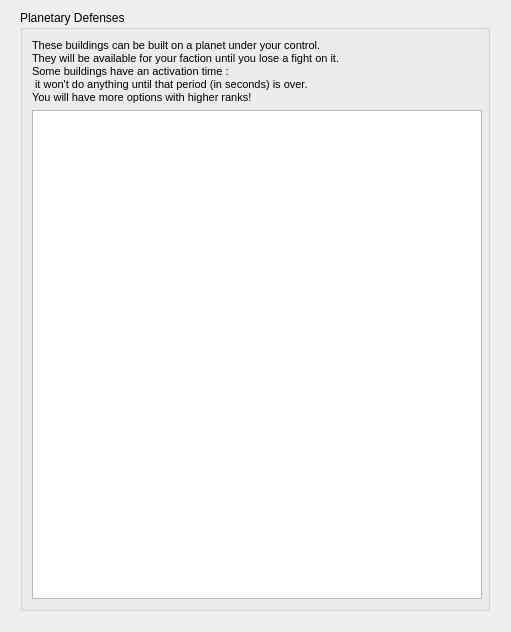
<?xml version="1.0" encoding="UTF-8"?>
<ui version="4.0">
 <class>mainWidget</class>
 <widget class="QWidget" name="mainWidget">
  <property name="geometry">
   <rect>
    <x>0</x>
    <y>0</y>
    <width>511</width>
    <height>632</height>
   </rect>
  </property>
  <property name="windowTitle">
   <string>Planetary Defenses Shop</string>
  </property>
  <property name="styleSheet">
   <string notr="true"/>
  </property>
  <widget class="QGroupBox" name="groupBox">
   <property name="geometry">
    <rect>
     <x>20</x>
     <y>10</y>
     <width>470</width>
     <height>601</height>
    </rect>
   </property>
   <property name="maximumSize">
    <size>
     <width>470</width>
     <height>16777215</height>
    </size>
   </property>
   <property name="title">
    <string>Planetary Defenses</string>
   </property>
   <property name="flat">
    <bool>false</bool>
   </property>
   <layout class="QGridLayout" name="gridLayout">
    <item row="0" column="0">
     <widget class="QLabel" name="label">
      <property name="text">
       <string>&lt;!DOCTYPE HTML PUBLIC &quot;-//W3C//DTD HTML 4.0//EN&quot; &quot;http://www.w3.org/TR/REC-html40/strict.dtd&quot;&gt;
&lt;html&gt;&lt;head&gt;&lt;meta name=&quot;qrichtext&quot; content=&quot;1&quot; /&gt;&lt;style type=&quot;text/css&quot;&gt;
p, li { white-space: pre-wrap; }
&lt;/style&gt;&lt;/head&gt;&lt;body style=&quot; font-family:'MS Shell Dlg 2'; font-size:8.25pt; font-weight:400; font-style:normal;&quot;&gt;
&lt;p style=&quot; margin-top:0px; margin-bottom:0px; margin-left:0px; margin-right:0px; -qt-block-indent:0; text-indent:0px;&quot;&gt;&lt;span style=&quot; font-size:8pt;&quot;&gt;These buildings can be built on a planet under your control.&lt;/span&gt;&lt;/p&gt;
&lt;p style=&quot; margin-top:0px; margin-bottom:0px; margin-left:0px; margin-right:0px; -qt-block-indent:0; text-indent:0px;&quot;&gt;&lt;span style=&quot; font-size:8pt;&quot;&gt;They will be available for your faction until you lose a fight on it.&lt;/span&gt;&lt;/p&gt;
&lt;p align=&quot;justify&quot; style=&quot; margin-top:0px; margin-bottom:0px; margin-left:0px; margin-right:0px; -qt-block-indent:0; text-indent:0px;&quot;&gt;&lt;span style=&quot; font-size:8pt;&quot;&gt;Some buildings have an activation time :&lt;/span&gt;&lt;/p&gt;
&lt;p align=&quot;justify&quot; style=&quot; margin-top:0px; margin-bottom:0px; margin-left:0px; margin-right:0px; -qt-block-indent:0; text-indent:0px;&quot;&gt;&lt;span style=&quot; font-size:8pt;&quot;&gt; it won't do anything until that period (in seconds) is over.&lt;/span&gt;&lt;/p&gt;
&lt;p align=&quot;justify&quot; style=&quot; margin-top:0px; margin-bottom:0px; margin-left:0px; margin-right:0px; -qt-block-indent:0; text-indent:0px;&quot;&gt;&lt;span style=&quot; font-size:8pt;&quot;&gt;You will have more options with higher ranks!&lt;/span&gt;&lt;/p&gt;&lt;/body&gt;&lt;/html&gt;</string>
      </property>
     </widget>
    </item>
    <item row="1" column="0">
     <widget class="QListWidget" name="planetaryDefenseListWidget">
      <property name="sizePolicy">
       <sizepolicy hsizetype="Fixed" vsizetype="Expanding">
        <horstretch>45</horstretch>
        <verstretch>0</verstretch>
       </sizepolicy>
      </property>
      <property name="minimumSize">
       <size>
        <width>450</width>
        <height>0</height>
       </size>
      </property>
      <property name="maximumSize">
       <size>
        <width>450</width>
        <height>16777215</height>
       </size>
      </property>
      <property name="dragEnabled">
       <bool>true</bool>
      </property>
      <property name="dragDropMode">
       <enum>QAbstractItemView::DragOnly</enum>
      </property>
     </widget>
    </item>
   </layout>
  </widget>
 </widget>
 <resources/>
 <connections/>
</ui>
